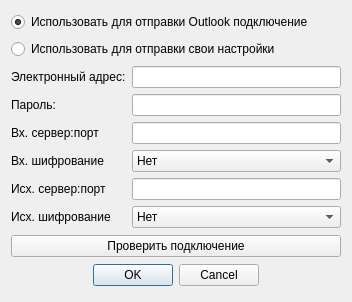
<?xml version="1.0" encoding="UTF-8"?>
<ui version="4.0">
 <class>Dialog</class>
 <widget class="QDialog" name="Dialog">
  <property name="geometry">
   <rect>
    <x>0</x>
    <y>0</y>
    <width>352</width>
    <height>302</height>
   </rect>
  </property>
  <property name="windowTitle">
   <string>Параметры СО ЭД</string>
  </property>
  <layout class="QGridLayout" name="gridLayout">
   <item row="0" column="0">
    <widget class="QRadioButton" name="email_use_outlook">
     <property name="text">
      <string>Использовать для отправки Outlook подключение</string>
     </property>
     <property name="checked">
      <bool>true</bool>
     </property>
    </widget>
   </item>
   <item row="4" column="0">
    <widget class="QDialogButtonBox" name="buttonBox">
     <property name="orientation">
      <enum>Qt::Horizontal</enum>
     </property>
     <property name="standardButtons">
      <set>QDialogButtonBox::Cancel|QDialogButtonBox::Ok</set>
     </property>
     <property name="centerButtons">
      <bool>true</bool>
     </property>
    </widget>
   </item>
   <item row="1" column="0">
    <widget class="QRadioButton" name="email_use_user">
     <property name="text">
      <string>Использовать для отправки свои настройки</string>
     </property>
    </widget>
   </item>
   <item row="2" column="0">
    <layout class="QGridLayout" name="gridLayout_2">
     <item row="1" column="1">
      <widget class="QLineEdit" name="email_password">
       <property name="echoMode">
        <enum>QLineEdit::Password</enum>
       </property>
      </widget>
     </item>
     <item row="4" column="0">
      <widget class="QLabel" name="label_4">
       <property name="text">
        <string>Исх. сервер:порт</string>
       </property>
      </widget>
     </item>
     <item row="3" column="1">
      <widget class="QComboBox" name="email_in_enc">
       <item>
        <property name="text">
         <string>Нет</string>
        </property>
       </item>
       <item>
        <property name="text">
         <string>SSL/TLS</string>
        </property>
       </item>
      </widget>
     </item>
     <item row="5" column="0">
      <widget class="QLabel" name="label_6">
       <property name="text">
        <string>Исх. шифрование</string>
       </property>
      </widget>
     </item>
     <item row="2" column="0">
      <widget class="QLabel" name="label_3">
       <property name="text">
        <string>Вх. сервер:порт</string>
       </property>
      </widget>
     </item>
     <item row="5" column="1">
      <widget class="QComboBox" name="email_out_enc">
       <item>
        <property name="text">
         <string>Нет</string>
        </property>
       </item>
       <item>
        <property name="text">
         <string>SSL/TLS</string>
        </property>
       </item>
      </widget>
     </item>
     <item row="2" column="1">
      <widget class="QLineEdit" name="email_in"/>
     </item>
     <item row="1" column="0">
      <widget class="QLabel" name="label_2">
       <property name="text">
        <string>Пароль:</string>
       </property>
      </widget>
     </item>
     <item row="4" column="1">
      <widget class="QLineEdit" name="email_out"/>
     </item>
     <item row="0" column="1">
      <widget class="QLineEdit" name="email_login"/>
     </item>
     <item row="0" column="0">
      <widget class="QLabel" name="label">
       <property name="text">
        <string>Электронный адрес:</string>
       </property>
      </widget>
     </item>
     <item row="3" column="0">
      <widget class="QLabel" name="label_5">
       <property name="text">
        <string>Вх. шифрование</string>
       </property>
      </widget>
     </item>
    </layout>
   </item>
   <item row="3" column="0">
    <widget class="QPushButton" name="email_check_connection">
     <property name="text">
      <string>Проверить подключение</string>
     </property>
    </widget>
   </item>
  </layout>
 </widget>
 <resources/>
 <connections>
  <connection>
   <sender>buttonBox</sender>
   <signal>accepted()</signal>
   <receiver>Dialog</receiver>
   <slot>accept()</slot>
   <hints>
    <hint type="sourcelabel">
     <x>248</x>
     <y>254</y>
    </hint>
    <hint type="destinationlabel">
     <x>157</x>
     <y>274</y>
    </hint>
   </hints>
  </connection>
  <connection>
   <sender>buttonBox</sender>
   <signal>rejected()</signal>
   <receiver>Dialog</receiver>
   <slot>reject()</slot>
   <hints>
    <hint type="sourcelabel">
     <x>316</x>
     <y>260</y>
    </hint>
    <hint type="destinationlabel">
     <x>286</x>
     <y>274</y>
    </hint>
   </hints>
  </connection>
 </connections>
</ui>
